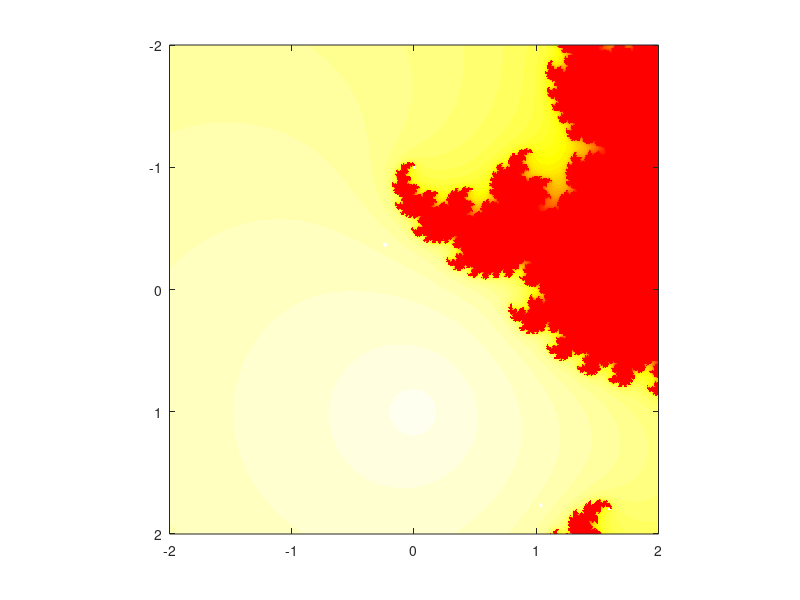

The MATLAB script that drew this image:
%newton fractal
%Note: this script takes about 7 seconds to complete the fractal
%equation (z-1)*(z+1)^(-0.5+1.0i)
%
x = linspace(-2,2,700);
y = linspace(-2,2,700);
c = zeros(length(y),length(x));

len_x = length(x);
len_y = length(y);

for n = 1:len_x
    c(n,:) = y(n)+i*x(:);
end

h_msg   = msgbox(' Please Wait ',' ');
zvalues = zeros(len_x,len_y);
z   = 0+i*0;
rough = 0;
rough1 = 0;
rough2 = 0;
m  =  1;
n  =  len_x*len_y;
const = -0.5+1.0*i;
tic
for m=1:n
    
    k = 0;
    z = c(m);
    rough1 = 0.06;
    rough  = 0;
    while ((k<=40)&&(abs(rough1)> 0.02))
        rough2=  const/(z+1)+1/(z-1);
        z = z - 1/rough2;
        rough1 = z - rough;
        rough  = z;
        k  = k+1;
    end
    zvalues(m) = k;
    
end
toc
close(h_msg);
%you can also try any one of these colormaps
%cmap = flipud(colormap(hsv));
%cmap = flipud(colormap(copper));
%cmap = flipud(colormap(hot));
%cmap = flipud(colormap(gray));
%cmap = flipud(colormap(jet));
%cmap = flipud(colormap(summer));
%cmap = flipud(colormap(winter));
%cmap = flipud(colormap(spring));
%cmap = flipud(colormap(bone));
%cmap = colormap(hsv);
%cmap = colormap(copper);
%cmap = colormap(hot);
%cmap = colormap(gray);
%cmap = colormap(jet);
%cmap = colormap(summer);
%cmap = colormap(winter);
%cmap = colormap(spring);
%cmap = colormap(bone);
cmap=flipud(colormap(hot));
colormap(cmap);
image(y,x,zvalues)
axis tight square

%remove comments '%' from 69-73 to save the image
%clear x y c
%zval8 = uint8(zvalues);
%clear zvalues
%rgb   = ind2rgb8( zval8 , cmap );
%imwrite(rgb ,'newton11.png','png') ;
